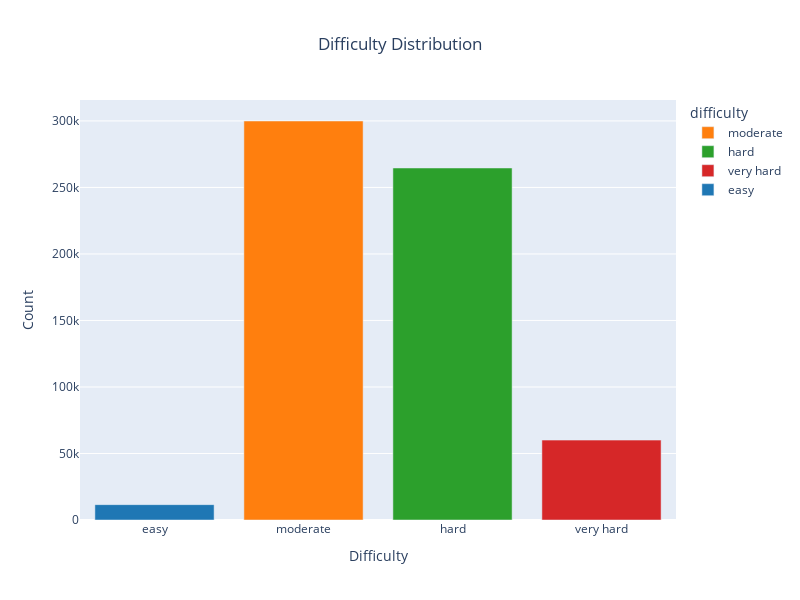

The notebook cell this image was saved under:
### Markdown cell above
# EDA

### Code cell
# Plot difficulty distribution
difficulty_distribution(
    simulating_top_words_tries_difficulty
)

### Figure 1 — Plotly figure (JSON) as saved in the notebook; plotly's stock layout.template omitted (floating-point values rounded to 4 significant figures)
{"data": [{"alignmentgroup": "True", "hovertemplate": "difficulty=%{x}<br>count=%{y}<extra></extra>", "legendgroup": "moderate", "marker": {"color": "#ff7f0e", "pattern": {"shape": ""}}, "name": "moderate", "offsetgroup": "moderate", "orientation": "v", "showlegend": true, "textposition": "auto", "type": "bar", "x": ["moderate"], "xaxis": "x", "y": [299943], "yaxis": "y"}, {"alignmentgroup": "True", "hovertemplate": "difficulty=%{x}<br>count=%{y}<extra></extra>", "legendgroup": "hard", "marker": {"color": "#2ca02c", "pattern": {"shape": ""}}, "name": "hard", "offsetgroup": "hard", "orientation": "v", "showlegend": true, "textposition": "auto", "type": "bar", "x": ["hard"], "xaxis": "x", "y": [264617], "yaxis": "y"}, {"alignmentgroup": "True", "hovertemplate": "difficulty=%{x}<br>count=%{y}<extra></extra>", "legendgroup": "very hard", "marker": {"color": "#d62728", "pattern": {"shape": ""}}, "name": "very hard", "offsetgroup": "very hard", "orientation": "v", "showlegend": true, "textposition": "auto", "type": "bar", "x": ["very hard"], "xaxis": "x", "y": [60046], "yaxis": "y"}, {"alignmentgroup": "True", "hovertemplate": "difficulty=%{x}<br>count=%{y}<extra></extra>", "legendgroup": "easy", "marker": {"color": "#1f77b4", "pattern": {"shape": ""}}, "name": "easy", "offsetgroup": "easy", "orientation": "v", "showlegend": true, "textposition": "auto", "type": "bar", "x": ["easy"], "xaxis": "x", "y": [11554], "yaxis": "y"}], "layout": {"barmode": "relative", "height": 600, "legend": {"title": {"text": "difficulty"}, "tracegroupgap": 0}, "title": {"text": "Difficulty Distribution", "x": 0.5}, "width": 800, "xaxis": {"anchor": "y", "categoryarray": ["easy", "moderate", "hard", "very hard"], "categoryorder": "array", "domain": [0, 1], "title": {"text": "Difficulty"}}, "yaxis": {"anchor": "x", "domain": [0, 1], "title": {"text": "Count"}}}}
